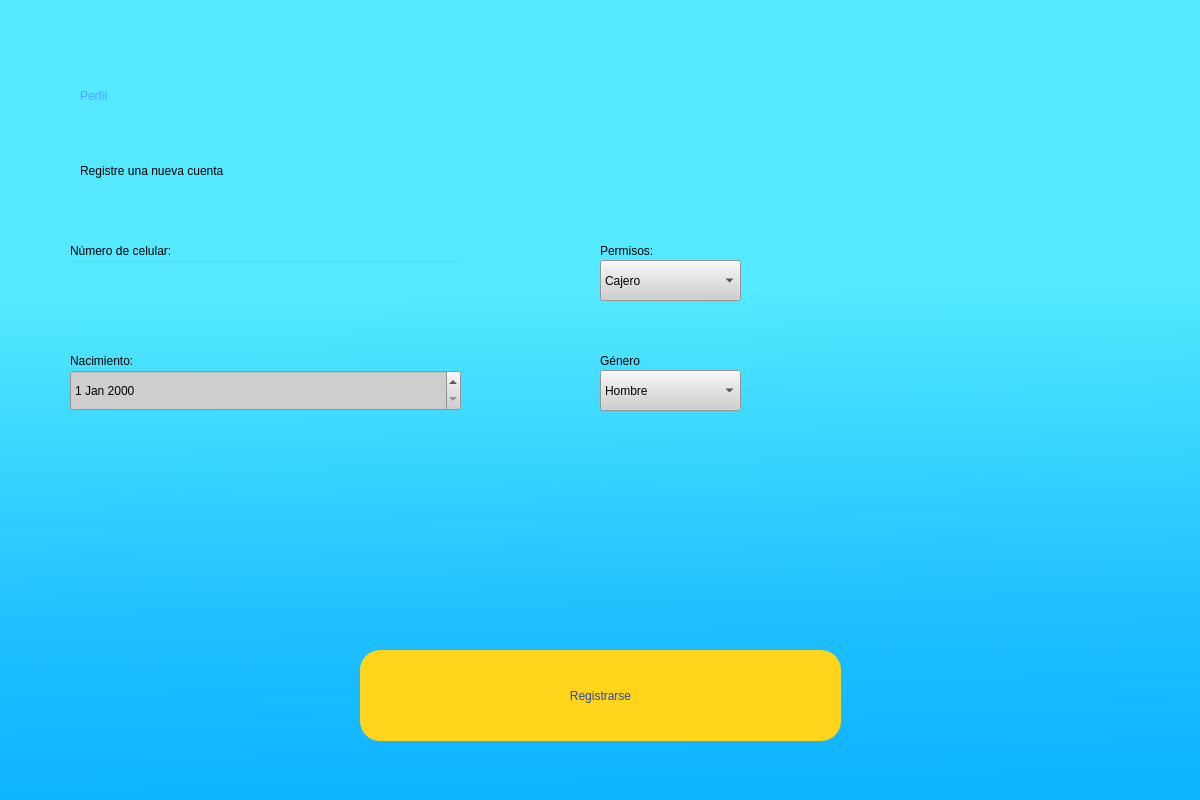
<?xml version="1.0" encoding="UTF-8"?>
<ui version="4.0">
 <class>Dialog</class>
 <widget class="QDialog" name="Dialog">
  <property name="geometry">
   <rect>
    <x>0</x>
    <y>0</y>
    <width>1200</width>
    <height>800</height>
   </rect>
  </property>
  <property name="windowTitle">
   <string>Dialog</string>
  </property>
  <widget class="QWidget" name="bgwidget" native="true">
   <property name="geometry">
    <rect>
     <x>0</x>
     <y>0</y>
     <width>1200</width>
     <height>800</height>
    </rect>
   </property>
   <property name="styleSheet">
    <string notr="true">QWidget#bgwidget{
background-color: qlineargradient(spread:pad, x1:0.2441, y1:0.318, x2:0.263682, y2:1, stop:0.079602 rgba(84, 233, 255, 255), stop:0.636816 rgba(33, 194, 255, 255), stop:1 rgba(14, 179, 255, 255));}</string>
   </property>
   <widget class="QLabel" name="label">
    <property name="geometry">
     <rect>
      <x>80</x>
      <y>40</y>
      <width>301</width>
      <height>111</height>
     </rect>
    </property>
    <property name="styleSheet">
     <string notr="true">font: 63 italic 48pt &quot;Cascadia Mono SemiBold&quot;;
color: rgb(84, 158, 255);
</string>
    </property>
    <property name="text">
     <string>Perfil</string>
    </property>
   </widget>
   <widget class="QLabel" name="label_2">
    <property name="geometry">
     <rect>
      <x>80</x>
      <y>150</y>
      <width>341</width>
      <height>41</height>
     </rect>
    </property>
    <property name="styleSheet">
     <string notr="true">font: 18pt &quot;MS PGothic&quot;;</string>
    </property>
    <property name="text">
     <string>Registre una nueva cuenta</string>
    </property>
   </widget>
   <widget class="QPushButton" name="registroBoton">
    <property name="enabled">
     <bool>true</bool>
    </property>
    <property name="geometry">
     <rect>
      <x>360</x>
      <y>650</y>
      <width>481</width>
      <height>91</height>
     </rect>
    </property>
    <property name="styleSheet">
     <string notr="true">border-radius:20px;
background-color: rgb(254, 213, 27);
font: 18pt &quot;MS Shell Dlg 2&quot;;
color: rgb(37, 70, 180);
</string>
    </property>
    <property name="text">
     <string>Registrarse</string>
    </property>
   </widget>
   <widget class="QLineEdit" name="celular">
    <property name="geometry">
     <rect>
      <x>70</x>
      <y>260</y>
      <width>391</width>
      <height>61</height>
     </rect>
    </property>
    <property name="styleSheet">
     <string notr="true">background-color: rgba(0, 0, 0, 0);
font: 12pt &quot;MS Shell Dlg 2&quot;;</string>
    </property>
   </widget>
   <widget class="QLabel" name="label_1">
    <property name="geometry">
     <rect>
      <x>70</x>
      <y>230</y>
      <width>191</width>
      <height>41</height>
     </rect>
    </property>
    <property name="styleSheet">
     <string notr="true">font: 75 12pt &quot;MS Shell Dlg 2&quot;;</string>
    </property>
    <property name="text">
     <string>Número de celular:</string>
    </property>
   </widget>
   <widget class="QLabel" name="error">
    <property name="geometry">
     <rect>
      <x>410</x>
      <y>610</y>
      <width>381</width>
      <height>31</height>
     </rect>
    </property>
    <property name="styleSheet">
     <string notr="true">color: rgb(255,0,0);
font: 11pt &quot;MS Shell Dlg 2&quot;;
</string>
    </property>
    <property name="text">
     <string/>
    </property>
   </widget>
   <widget class="QLabel" name="label_5">
    <property name="geometry">
     <rect>
      <x>70</x>
      <y>340</y>
      <width>151</width>
      <height>41</height>
     </rect>
    </property>
    <property name="styleSheet">
     <string notr="true">
font: 75 12pt &quot;MS Shell Dlg 2&quot;;</string>
    </property>
    <property name="text">
     <string>Nacimiento:</string>
    </property>
   </widget>
   <widget class="QDateEdit" name="dateEdit">
    <property name="geometry">
     <rect>
      <x>70</x>
      <y>370</y>
      <width>391</width>
      <height>41</height>
     </rect>
    </property>
    <property name="styleSheet">
     <string notr="true">background-color: rgb(206, 206, 206);
font: 12pt &quot;MS Shell Dlg 2&quot; center;</string>
    </property>
   </widget>
   <widget class="QLabel" name="label_6">
    <property name="geometry">
     <rect>
      <x>600</x>
      <y>340</y>
      <width>151</width>
      <height>41</height>
     </rect>
    </property>
    <property name="styleSheet">
     <string notr="true">
font: 75 12pt &quot;MS Shell Dlg 2&quot;;</string>
    </property>
    <property name="text">
     <string>Género</string>
    </property>
   </widget>
   <widget class="QComboBox" name="comboGenero">
    <property name="geometry">
     <rect>
      <x>600</x>
      <y>370</y>
      <width>141</width>
      <height>41</height>
     </rect>
    </property>
    <property name="styleSheet">
     <string notr="true">font: 12pt &quot;MS Shell Dlg 2&quot;;
background-color: rgb(207, 207, 207);</string>
    </property>
    <item>
     <property name="text">
      <string>Hombre</string>
     </property>
    </item>
    <item>
     <property name="text">
      <string>Mujer</string>
     </property>
    </item>
    <item>
     <property name="text">
      <string>Prefiero no decirlo</string>
     </property>
    </item>
   </widget>
   <widget class="QComboBox" name="comboPermisos">
    <property name="geometry">
     <rect>
      <x>600</x>
      <y>260</y>
      <width>141</width>
      <height>41</height>
     </rect>
    </property>
    <property name="styleSheet">
     <string notr="true">font: 12pt &quot;MS Shell Dlg 2&quot;;
background-color: rgb(207, 207, 207);</string>
    </property>
    <item>
     <property name="text">
      <string>Cajero</string>
     </property>
    </item>
    <item>
     <property name="text">
      <string>Administrador</string>
     </property>
    </item>
    <item>
     <property name="text">
      <string/>
     </property>
    </item>
   </widget>
   <widget class="QLabel" name="label_7">
    <property name="geometry">
     <rect>
      <x>600</x>
      <y>230</y>
      <width>151</width>
      <height>41</height>
     </rect>
    </property>
    <property name="styleSheet">
     <string notr="true">
font: 75 12pt &quot;MS Shell Dlg 2&quot;;</string>
    </property>
    <property name="text">
     <string>Permisos:</string>
    </property>
   </widget>
  </widget>
 </widget>
 <resources/>
 <connections/>
</ui>
